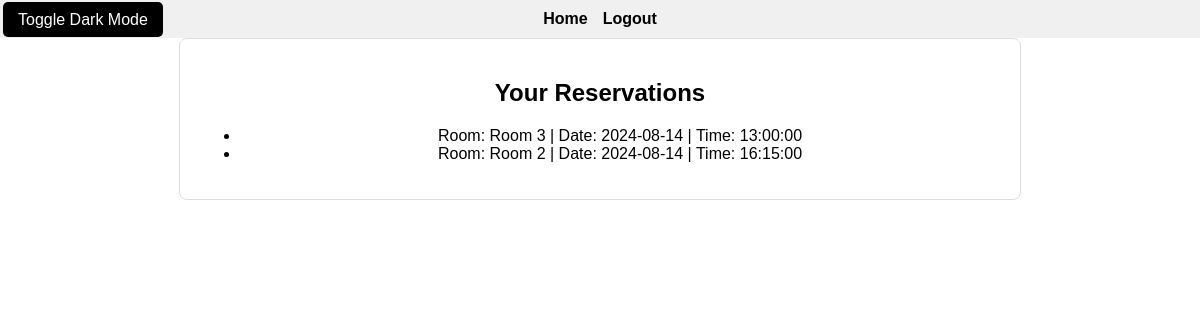
Screenshot of /reservations (signed in) with the database file from the repository.
### app/models.py (models this page shows)
class Reservation(db.Model):
    id = db.Column(db.Integer, primary_key=True)
    date = db.Column(db.Date, nullable=False)
    time = db.Column(db.Time, nullable=False)
    canceled = db.Column(db.Boolean, default=False)
    user_id = db.Column(db.Integer, db.ForeignKey('user.id'), nullable=False)
    room_id = db.Column(db.Integer, db.ForeignKey('room.id'), nullable=False)
    user = db.relationship('User', back_populates='reservations')
    room = db.relationship('Room', back_populates='reservations')

class Room(db.Model):
    id = db.Column(db.Integer, primary_key=True)
    name = db.Column(db.String(64), index=True, unique=True)
    reservations = db.relationship('Reservation', back_populates='room')

### app/routes.py (the view)
@bp.route('/reservations')
@login_required
def user_reservations():
    reservations = Reservation.query.filter_by(user_id=current_user.id, canceled=False).all()
    return render_template('user_reservations.html', reservations=reservations)

### app/models.py (called while the page is built)
@login_manager.user_loader
def load_user(user_id):
    return User.query.get(int(user_id))

### app/templates/user_reservations.html (shortened to what this page needs)
<!DOCTYPE html>
<html lang="en">
<head>
    <link rel="stylesheet" href="{{ url_for('static', filename='css/styles.css') }}">
</head>
<body>
    <header>
        <nav>
            <a href="{{ url_for('main.index') }}">Home</a>
            <a href="{{ url_for('main.logout') }}">Logout</a>
            <button class="dark-mode-toggle" onclick="toggleDarkMode()">Toggle Dark Mode</button>
        </nav>
    </header>
    <div class="container">
        <h2>Your Reservations</h2>
        {% if reservations %}
            <ul>
            {% for reservation in reservations %}
                <li>Room: {{ reservation.room.name }} | Date: {{ reservation.date }} | Time: {{ reservation.time }}</li>
            {% endfor %}
            </ul>
        {% else %}
            <p>You have no reservations.</p>
        {% endif %}
    </div>
</body>
</html>

### app/static/css/styles.css (style rules this page uses)
body { font-family: Arial, sans-serif; margin: 0; padding: 0; box-sizing: border-box; background-color: #fff; color: #000; }
header { background-color: #f0f0f0; padding: 10px; text-align: center; position: relative; }
header nav { display: flex; justify-content: center; align-items: center; gap: 15px; }
header a { color: #000; text-decoration: none; font-weight: bold; font-size: 16px; transition: color 0.3s ease; }
.dark-mode-toggle { background-color: #000000; color: #fff; border: none; padding: 5px 15px; border-radius: 5px; cursor: pointer; font-size: 16px; transition: background-color 0.3s ease; position: absolute; top: -8px; left: 3px; z-index: 10; height: 35px; line-height: 25px; }
.container, .explore-container { width: 90%; max-width: 800px; margin: 0 auto; padding: 20px; border-radius: 8px; text-align: center; border: 1px solid #ddd; }
.container { background-color: #ffffff; }
button, .btn { background-color: #007bff; color: white; border: none; padding: 10px 20px; border-radius: 5px; cursor: pointer; font-size: 16px; transition: background-color 0.3s ease; display: inline-block; margin-top: 10px; }
a { color: #007bff; text-decoration: none; font-size: 16px; transition: color 0.3s ease; }

### rows the page displays
Reservation: room.name "Room 3", date "2024-08-14", time "13:00:00"
Reservation: room.name "Room 2", date "2024-08-14", time "16:15:00"
